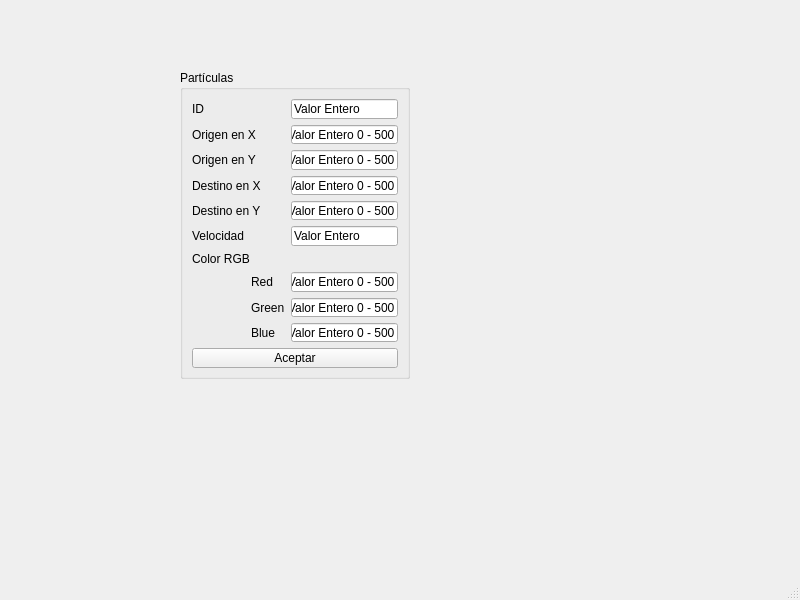
<?xml version="1.0" encoding="UTF-8"?>
<ui version="4.0">
 <class>MainWindow</class>
 <widget class="QMainWindow" name="MainWindow">
  <property name="geometry">
   <rect>
    <x>0</x>
    <y>0</y>
    <width>800</width>
    <height>600</height>
   </rect>
  </property>
  <property name="windowTitle">
   <string>MainWindow</string>
  </property>
  <widget class="QWidget" name="centralwidget">
   <widget class="QGroupBox" name="groupBox">
    <property name="geometry">
     <rect>
      <x>180</x>
      <y>70</y>
      <width>230</width>
      <height>309</height>
     </rect>
    </property>
    <property name="title">
     <string>Partículas</string>
    </property>
    <layout class="QGridLayout" name="gridLayout">
     <item row="6" column="0" colspan="2">
      <widget class="QLabel" name="label_7">
       <property name="text">
        <string>Color RGB</string>
       </property>
      </widget>
     </item>
     <item row="4" column="2">
      <widget class="QLineEdit" name="lineEdit_5">
       <property name="text">
        <string>Valor Entero 0 - 500</string>
       </property>
      </widget>
     </item>
     <item row="9" column="1">
      <widget class="QLabel" name="label_10">
       <property name="text">
        <string>Blue</string>
       </property>
      </widget>
     </item>
     <item row="4" column="0" colspan="2">
      <widget class="QLabel" name="label_5">
       <property name="text">
        <string>Destino en Y</string>
       </property>
      </widget>
     </item>
     <item row="10" column="0" colspan="3">
      <widget class="QPushButton" name="pushButton">
       <property name="text">
        <string>Aceptar</string>
       </property>
      </widget>
     </item>
     <item row="1" column="0" colspan="2">
      <widget class="QLabel" name="label_2">
       <property name="text">
        <string>Origen en X</string>
       </property>
      </widget>
     </item>
     <item row="5" column="0">
      <widget class="QLabel" name="label_6">
       <property name="text">
        <string>Velocidad</string>
       </property>
      </widget>
     </item>
     <item row="8" column="2">
      <widget class="QLineEdit" name="lineEdit_8">
       <property name="text">
        <string>Valor Entero 0 - 500</string>
       </property>
      </widget>
     </item>
     <item row="0" column="0">
      <widget class="QLabel" name="label">
       <property name="text">
        <string>ID</string>
       </property>
      </widget>
     </item>
     <item row="1" column="2">
      <widget class="QLineEdit" name="lineEdit_2">
       <property name="text">
        <string>Valor Entero 0 - 500</string>
       </property>
      </widget>
     </item>
     <item row="5" column="2">
      <widget class="QLineEdit" name="lineEdit_6">
       <property name="text">
        <string>Valor Entero</string>
       </property>
      </widget>
     </item>
     <item row="2" column="0" colspan="2">
      <widget class="QLabel" name="label_3">
       <property name="text">
        <string>Origen en Y</string>
       </property>
      </widget>
     </item>
     <item row="9" column="2">
      <widget class="QLineEdit" name="lineEdit_9">
       <property name="text">
        <string>Valor Entero 0 - 500</string>
       </property>
      </widget>
     </item>
     <item row="7" column="2">
      <widget class="QLineEdit" name="lineEdit_7">
       <property name="text">
        <string>Valor Entero 0 - 500</string>
       </property>
      </widget>
     </item>
     <item row="3" column="0" colspan="2">
      <widget class="QLabel" name="label_4">
       <property name="text">
        <string>Destino en X</string>
       </property>
      </widget>
     </item>
     <item row="3" column="2">
      <widget class="QLineEdit" name="lineEdit_4">
       <property name="text">
        <string>Valor Entero 0 - 500</string>
       </property>
      </widget>
     </item>
     <item row="2" column="2">
      <widget class="QLineEdit" name="lineEdit_3">
       <property name="text">
        <string>Valor Entero 0 - 500</string>
       </property>
      </widget>
     </item>
     <item row="0" column="2">
      <widget class="QLineEdit" name="lineEdit">
       <property name="text">
        <string>Valor Entero</string>
       </property>
      </widget>
     </item>
     <item row="8" column="1">
      <widget class="QLabel" name="label_9">
       <property name="text">
        <string>Green</string>
       </property>
      </widget>
     </item>
     <item row="7" column="1">
      <widget class="QLabel" name="label_8">
       <property name="text">
        <string>Red</string>
       </property>
      </widget>
     </item>
    </layout>
   </widget>
  </widget>
  <widget class="QMenuBar" name="menubar">
   <property name="geometry">
    <rect>
     <x>0</x>
     <y>0</y>
     <width>800</width>
     <height>21</height>
    </rect>
   </property>
  </widget>
  <widget class="QStatusBar" name="statusbar"/>
 </widget>
 <resources/>
 <connections/>
</ui>
